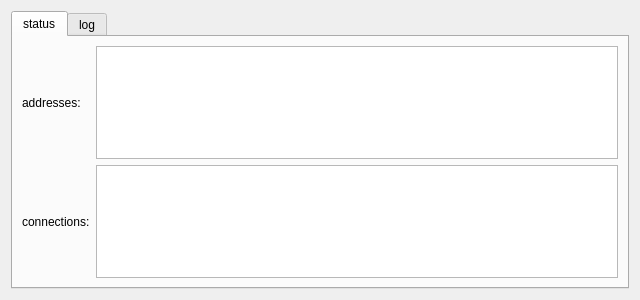
<?xml version="1.0" encoding="UTF-8"?>
<!--
SPDX-License-Identifier: LGPL-3.0-or-later
Copyright (c) 2017-2019 Helmholtz-Zentrum Berlin fuer Materialien und Energie GmbH <https://www.helmholtz-berlin.de>
-->
<ui version="4.0">
 <class>SECoP_S_StatusGui</class>
 <widget class="QWidget" name="SECoP_S_StatusGui">
  <property name="geometry">
   <rect>
    <x>0</x>
    <y>0</y>
    <width>640</width>
    <height>300</height>
   </rect>
  </property>
  <property name="windowTitle">
   <string>SECoP status</string>
  </property>
  <property name="locale">
   <locale language="English" country="UnitedStates"/>
  </property>
  <layout class="QGridLayout" name="gridLayout1">
   <item row="0" column="0">
    <widget class="QTabWidget" name="tRegister">
     <property name="currentIndex">
      <number>0</number>
     </property>
     <widget class="QWidget" name="tInfo">
      <attribute name="title">
       <string>status</string>
      </attribute>
      <layout class="QGridLayout" name="gridLayout2">
       <item row="0" column="0">
        <widget class="QLabel" name="lAddresses">
         <property name="text">
          <string>addresses:</string>
         </property>
        </widget>
       </item>
       <item row="1" column="0">
        <widget class="QLabel" name="lConnections">
         <property name="text">
          <string>connections:</string>
         </property>
        </widget>
       </item>
       <item row="0" column="1">
        <widget class="QPlainTextEdit" name="eAddresses">
         <property name="undoRedoEnabled">
          <bool>false</bool>
         </property>
         <property name="readOnly">
          <bool>true</bool>
         </property>
        </widget>
       </item>
       <item row="1" column="1">
        <widget class="QPlainTextEdit" name="eConnections">
         <property name="undoRedoEnabled">
          <bool>false</bool>
         </property>
         <property name="readOnly">
          <bool>true</bool>
         </property>
        </widget>
       </item>
      </layout>
     </widget>
     <widget class="QWidget" name="tLog">
      <attribute name="title">
       <string>log</string>
      </attribute>
      <layout class="QGridLayout" name="gridLayout3">
       <item row="0" column="0">
        <widget class="QPlainTextEdit" name="eLog">
         <property name="undoRedoEnabled">
          <bool>false</bool>
         </property>
         <property name="readOnly">
          <bool>true</bool>
         </property>
        </widget>
       </item>
      </layout>
     </widget>
    </widget>
   </item>
  </layout>
 </widget>
 <resources/>
 <connections/>
</ui>
